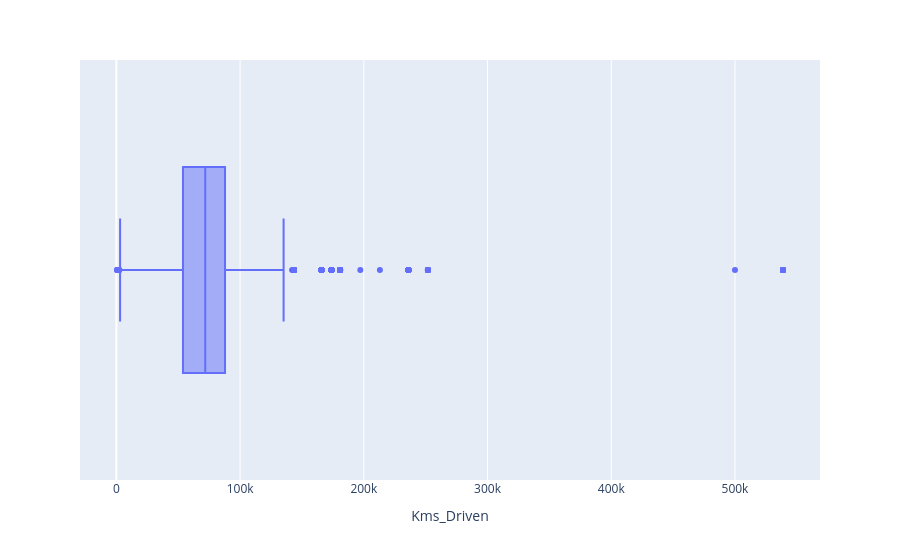
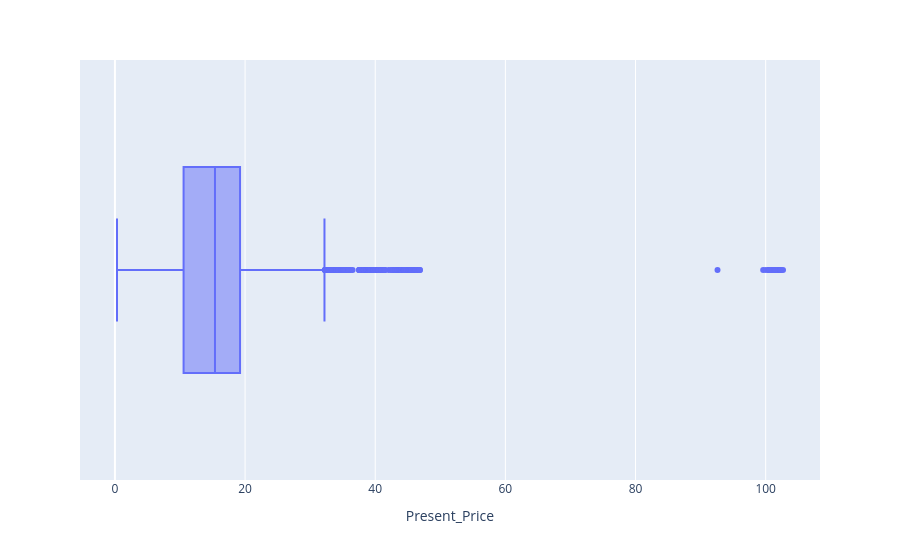
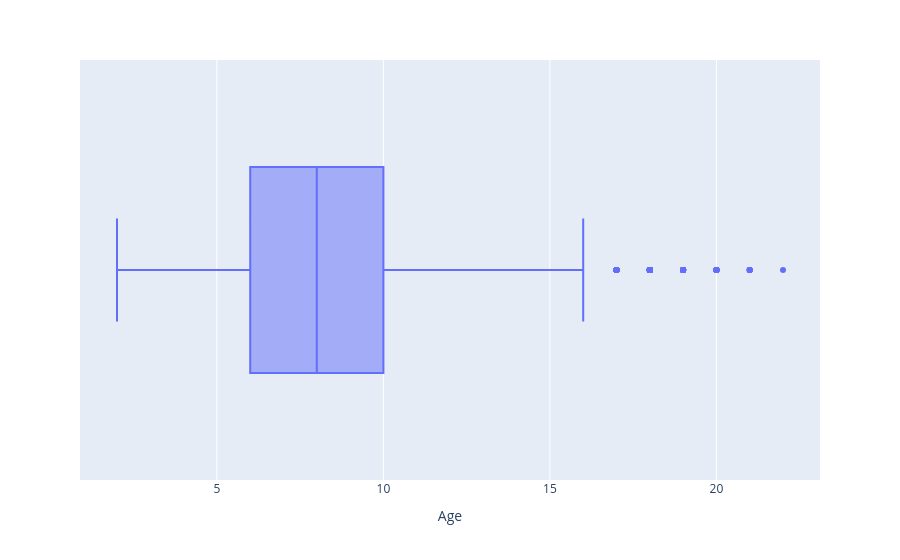
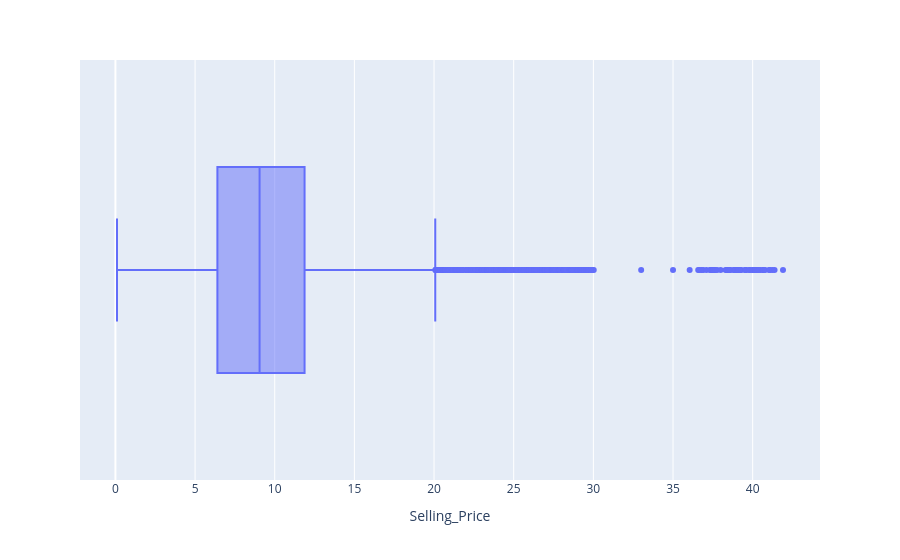

The code cell stored with these charts, in order, in its notebook:
### Code cell
# Appliquer la fonctions boxplot_func
for col in quantif_var.columns:
  boxplot_func(col)

### Figure 1 — Plotly figure (JSON) as saved in the notebook; plotly's stock layout.template omitted (floating-point values rounded to 4 significant figures; data arrays with more than 128 entries replaced by an {"elided": "..."} marker saying what was removed)
{"data": [{"alignmentgroup": "True", "hovertemplate": "Kms_Driven=%{x}<extra></extra>", "legendgroup": "", "marker": {"color": "#636efa"}, "name": "", "notched": false, "offsetgroup": "", "orientation": "h", "showlegend": false, "type": "box", "x": {"elided": "5859 int values"}, "x0": " ", "xaxis": "x", "y0": " ", "yaxis": "y"}], "layout": {"boxmode": "group", "legend": {"tracegroupgap": 0}, "margin": {"t": 60}, "xaxis": {"anchor": "y", "domain": [0, 1], "title": {"text": "Kms_Driven"}}, "yaxis": {"anchor": "x", "domain": [0, 1]}}}

### Figure 2 — Plotly figure (JSON) as saved in the notebook; plotly's stock layout.template omitted (floating-point values rounded to 4 significant figures; data arrays with more than 128 entries replaced by an {"elided": "..."} marker saying what was removed)
{"data": [{"alignmentgroup": "True", "hovertemplate": "Present_Price=%{x}<extra></extra>", "legendgroup": "", "marker": {"color": "#636efa"}, "name": "", "notched": false, "offsetgroup": "", "orientation": "h", "showlegend": false, "type": "box", "x": {"elided": "5859 float values"}, "x0": " ", "xaxis": "x", "y0": " ", "yaxis": "y"}], "layout": {"boxmode": "group", "legend": {"tracegroupgap": 0}, "margin": {"t": 60}, "xaxis": {"anchor": "y", "domain": [0, 1], "title": {"text": "Present_Price"}}, "yaxis": {"anchor": "x", "domain": [0, 1]}}}

### Figure 3 — Plotly figure (JSON) as saved in the notebook; plotly's stock layout.template omitted (floating-point values rounded to 4 significant figures; data arrays with more than 128 entries replaced by an {"elided": "..."} marker saying what was removed)
{"data": [{"alignmentgroup": "True", "hovertemplate": "Age=%{x}<extra></extra>", "legendgroup": "", "marker": {"color": "#636efa"}, "name": "", "notched": false, "offsetgroup": "", "orientation": "h", "showlegend": false, "type": "box", "x": {"elided": "5859 int values"}, "x0": " ", "xaxis": "x", "y0": " ", "yaxis": "y"}], "layout": {"boxmode": "group", "legend": {"tracegroupgap": 0}, "margin": {"t": 60}, "xaxis": {"anchor": "y", "domain": [0, 1], "title": {"text": "Age"}}, "yaxis": {"anchor": "x", "domain": [0, 1]}}}

### Figure 4 — Plotly figure (JSON) as saved in the notebook; plotly's stock layout.template omitted (floating-point values rounded to 4 significant figures; data arrays with more than 128 entries replaced by an {"elided": "..."} marker saying what was removed)
{"data": [{"alignmentgroup": "True", "hovertemplate": "Selling_Price=%{x}<extra></extra>", "legendgroup": "", "marker": {"color": "#636efa"}, "name": "", "notched": false, "offsetgroup": "", "orientation": "h", "showlegend": false, "type": "box", "x": {"elided": "5859 float values"}, "x0": " ", "xaxis": "x", "y0": " ", "yaxis": "y"}], "layout": {"boxmode": "group", "legend": {"tracegroupgap": 0}, "margin": {"t": 60}, "xaxis": {"anchor": "y", "domain": [0, 1], "title": {"text": "Selling_Price"}}, "yaxis": {"anchor": "x", "domain": [0, 1]}}}
